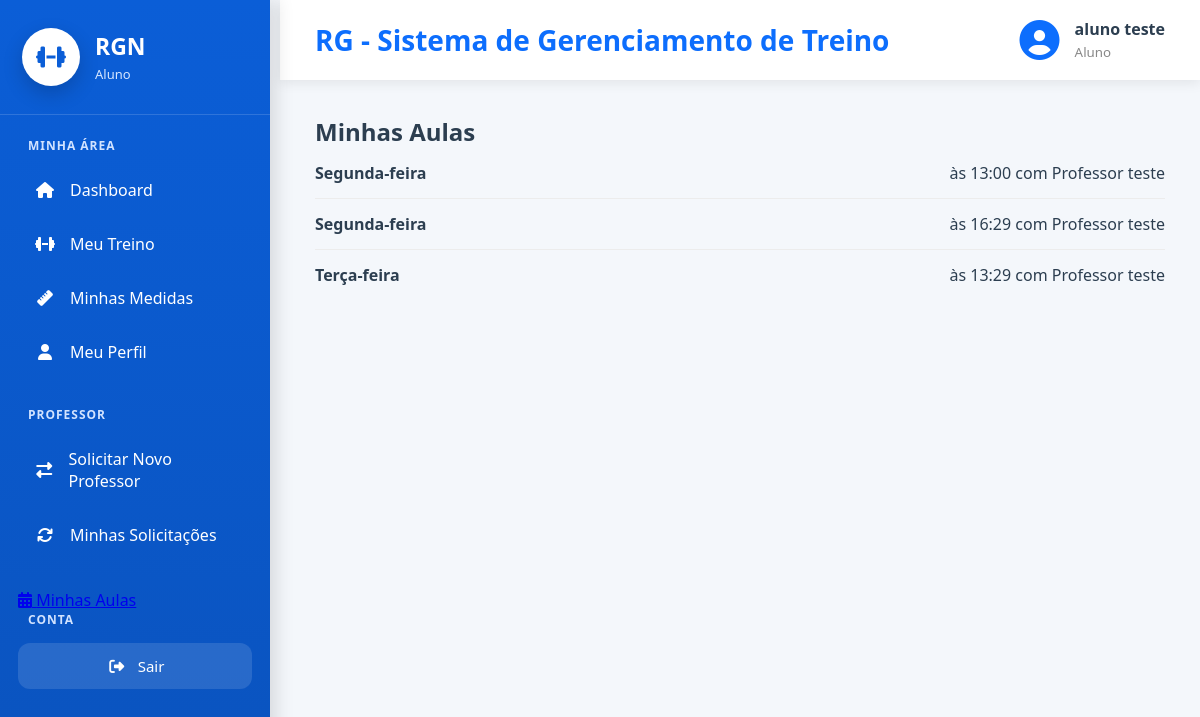
/agenda/minha-agenda/aluno/ (signed in), run on the app's committed database.
### cadastros/models.py (models this page shows, shortened)
class Auditoria(models.Model):
    cadastrado_em = models.DateTimeField(auto_now_add=True, verbose_name="Cadastrado em")
    atualizado_em = models.DateTimeField(auto_now=True, verbose_name="Atualizado em")
    class Meta:
        abstract = True

class Pessoa(Auditoria):
    TIPO_CHOICES = [
        ('ALUNO', 'Aluno'),
        ('PROFESSOR', 'Professor')
    ]
    SEXO_CHOICES = [
        ('M', 'Masculino'),
        ('F', 'Feminino'),
        ('O', 'Outro'),
    ]
    NIVEL_CHOICES = [
        (1, 'Iniciante'),
        (2, 'Intermediário'),
        (3, 'Avançado'),
    ]
    tipo = models.CharField(max_length=20, choices=TIPO_CHOICES, verbose_name="Tipo de Pessoa")
    nome = models.CharField(max_length=50, verbose_name="Nome")
    idade = models.IntegerField(verbose_name="Idade", null=True, blank=True)
    cpf = models.CharField(max_length=11, unique=True, verbose_name="CPF")
    telefone = models.CharField(max_length=15, verbose_name="Telefone")
    objetivo = models.TextField(verbose_name="Objetivo", null=True, blank=True)
    sexo = models.CharField(max_length=20, choices=SEXO_CHOICES, verbose_name="Sexo", null=True, blank=True)
    nivel = models.IntegerField(choices=NIVEL_CHOICES, verbose_name="Nível", null=True, blank=True)
    cidade = models.ForeignKey(Cidade, on_delete=models.PROTECT)
    professor = models.ForeignKey("self", on_delete=models.PROTECT, related_name="alunos", limit_choices_to={"tipo": "PROFESSOR"}, null=True, blank=True)
    usuario = models.OneToOneField("auth.User", on_delete=models.CASCADE, related_name="pessoa_usuario")

### agenda/models.py (models this page shows, shortened)
class HorarioAula(Auditoria):
    DIA_CHOICES = [
        (1, 'Segunda-feira'),
        (2, 'Terça-feira'),
        (3, 'Quarta-feira'),
        (4, 'Quinta-feira'),
        (5, 'Sexta-feira'),
        (6, 'Sábado'),
        (7, 'Domingo'),
    ]
    aluno = models.ForeignKey(Pessoa, on_delete=models.CASCADE, related_name="horarios_aluno", limit_choices_to={"tipo": "ALUNO"})
    professor = models.ForeignKey(Pessoa, on_delete=models.CASCADE, related_name="horarios_professor", limit_choices_to={"tipo": "PROFESSOR"})
    dia_semana = models.IntegerField(choices=DIA_CHOICES, verbose_name="Dia da semana")
    horario = models.TimeField(verbose_name="Horário")
    class Meta:
        ordering = ["dia_semana", "horario"]
        unique_together = ("professor", "dia_semana", "horario")  # trava no banco também

### agenda/views.py (the view)
# urls.py: path('minha-agenda/aluno/', AgendaAlunoList.as_view(), name="minha-agenda-aluno"),
class AgendaAlunoList(LoginRequiredMixin, GroupRequiredMixin, ListView):
    model = HorarioAula
    template_name = 'agenda/agenda_aluno.html'
    context_object_name = 'horarios'
    group_required = ["Aluno"]
    def get_queryset(self):
        return HorarioAula.objects.filter(
            aluno=self.request.user.pessoa_usuario
        ).select_related('professor')

### agenda/templates/agenda/agenda_aluno.html
{% extends 'modelo.html' %}
{% block main %}
<h2>Minhas Aulas</h2>
{% for h in horarios %}
<div class="linha">
    <strong>{{ h.get_dia_semana_display }}</strong>
    às {{ h.horario|time:"H:i" }}
    com {{ h.professor.nome }}
</div>
{% empty %}
<p>Você ainda não tem aulas agendadas. Fale com seu professor.</p>
{% endfor %}
{% endblock %}

### paginas/templates/modelo.html (shortened to what this page needs)
{% load static %}
<!DOCTYPE html>
<html lang="pt-br">
<head>
    <link rel="stylesheet" href="{% static 'css/paginas/modelo.css' %}">
    <link rel="stylesheet" href="{% static 'css/paginas/menu.css' %}">
    <link rel="stylesheet" href="{% static 'css/paginas/dashboard/dashboard_admin.css' %}">
    <link rel="stylesheet" href="{% static 'css/paginas/dashboard/dashboard_aluno.css' %}">
    <link rel="stylesheet" href="{% static 'css/paginas/dashboard/dashboard_professor.css' %}">
    <link rel="stylesheet"
          href="https://cdnjs.cloudflare.com/ajax/libs/font-awesome/6.7.2/css/all.min.css">
</head>
<body>
<div class="layout">
    {% if request.user.is_authenticated %}
        {% if is_admin %}
            {% include 'menus/menu_admin.html' %}
        {% elif is_professor %}
            {% include 'menus/menu_professor.html' %}
        {% elif is_aluno %}
            {% include 'menus/menu_aluno.html' %}
        {% endif %}
    {% endif %}
    <div class="main-area">
        <header class="topbar">
            <div class="titulo">
                <h2>
                    {% block titulo %}
                        RG - Sistema de Gerenciamento de Treino
                    {% endblock %}
                </h2>
            </div>
            {% if request.user.is_authenticated %}
            <div class="usuario">
                <i class="fas fa-circle-user"></i>
                <div>
                    <strong>
                        {{ request.user.pessoa_usuario.nome }}
                    </strong>
                    <small>
                        {% if is_admin %}
                            Administrador
                        {% elif is_professor %}
                            Professor
                        {% elif is_aluno %}
                            Aluno
                        {% endif %}
                    </small>
                </div>
            </div>
            {% endif %}
        </header>
        <main class="conteudo">
            {% block main %}
            {% endblock %}
        </main>
    </div>
</div>
</body>
</html>

### static/css/paginas/modelo.css (style rules this page uses)
* { margin:0; padding:0; box-sizing:border-box; font-family:"Segoe UI",sans-serif; }
body { background:#f4f7fb; color:#2c3e50; }
.layout { display:flex; min-height:100vh; }
.main-area { margin-left:280px; width:calc(100% - 280px); display:flex; flex-direction:column; }
.topbar { height:80px; background:white; display:flex; justify-content:space-between; align-items:center; padding:0 35px; box-shadow:0 3px 12px rgba(0,0,0,.08); }
.titulo h2 { color:#0d6efd; font-size:28px; }
.usuario { display:flex; align-items:center; gap:15px; }
.usuario i { font-size:40px; color:#0d6efd; }
.usuario strong { display:block; font-size:16px; }
.usuario small { color:#888; }
.conteudo { flex:1; padding:35px; }

### static/css/paginas/dashboard/dashboard_admin.css (style rules this page uses)
* { margin:0; padding:0; box-sizing:border-box; }
.linha { display:flex; justify-content:space-between; align-items:center; padding:14px 0; border-bottom:1px solid #ececec; transition:.25s; }
.linha:last-child { border:none; }

### static/css/paginas/dashboard/dashboard_aluno.css (style rules this page uses)
.linha { padding:12px; border-bottom:1px solid #eee; }

### data on the page
HorarioAula: dia_semana "Segunda-feira", horario "13:00", professor.nome "Professor teste"
HorarioAula: dia_semana "Segunda-feira", horario "16:29", professor.nome "Professor teste"
HorarioAula: dia_semana "Terça-feira", horario "13:29", professor.nome "Professor teste"

### other printed values
{{ request.user.pessoa_usuario.nome }} "aluno teste"
